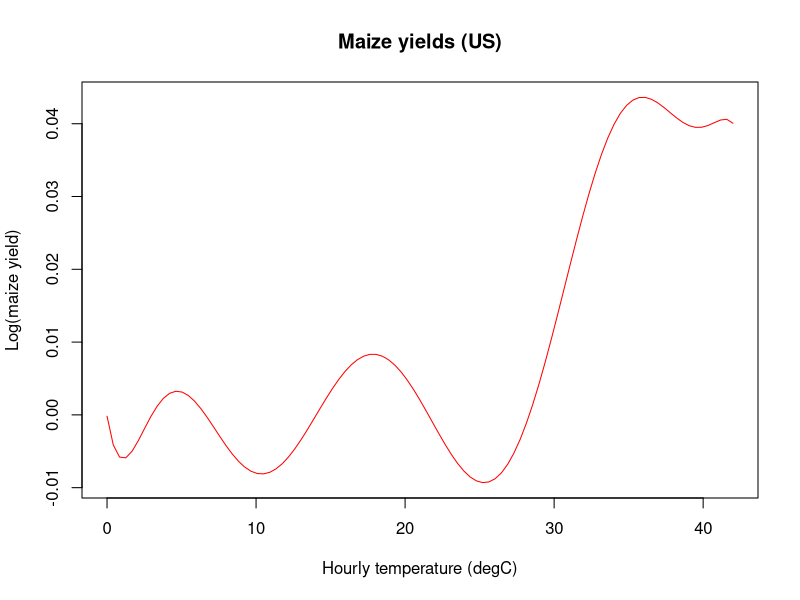

The R script that drew this image:

# References:   carleton_hsiang_climate_dose_response_2016.pdf, figure 3E.  This is derived from reference 21: W. Schlenker, M. J. Roberts, Nonlinear temperature effects indicate severe damages to U.S. crop yields under climate change. Proc. Natl. Acad. Sci. U.S.A. 106, 15594–15598 (2009). doi: 10.1073/pnas.0906865106; pmid: 19717432
#		https://www.r-bloggers.com/polynomial-regression-techniques/
#		https://stackoverflow.com/questions/29999900/poly-in-lm-difference-between-raw-vs-orthogonal

# Agricultural income in Brazil as function of rainfall (Carleton and Hsiang, 2016, figure 3f) 
# Rainfall is given in standard deviations; response is log(agricultural income).
thourlyC = seq(0,42,2)
log_yield = thourlyC
log_yield[1]=0
log_yield[2]=-0.005
log_yield[3]=0.005
log_yield[4]=0
log_yield[5]=-0.005
log_yield[6]=-0.0075
log_yield[7]=-0.005
log_yield[8]=0
log_yield[9]=0.005
log_yield[10]=0.0075
log_yield[11]=0.005
log_yield[12]=0
log_yield[13]=-0.005
log_yield[14]=-0.015
log_yield[15]=0
log_yield[16]=0.015
log_yield[17]=0.025
log_yield[18]=0.040
log_yield[19]=0.045
log_yield[20]=0.040
log_yield[21]=0.040
log_yield[22]=0.040

model <- lm(log_yield ~ poly(thourlyC,10,raw=TRUE))
summary(model)

# Coefficients are intercept and the cofficient of each power of t from 1 to 3.
# Could also use coef(summary(model))[1,1], [2,1], [3,1], and [4,1]
f4log_yield = function(t) {summary(model)$coefficients[1,1] + summary(model)$coefficients[2,1]*t + summary(model)$coefficients[3,1]*t^2 + summary(model)$coefficients[4,1]*t^3 + summary(model)$coefficients[5,1]*t^4 + summary(model)$coefficients[6,1]*t^5 + summary(model)$coefficients[7,1]*t^6 + summary(model)$coefficients[8,1]*t^7 + summary(model)$coefficients[9,1]*t^8 + summary(model)$coefficients[10,1]*t^9 + summary(model)$coefficients[11,1]*t^10 }

# Plot function and original points.
curve(f4log_yield, 0, 42, col="red", main="Maize yields (US)", xlab="Hourly temperature (degC)", ylab="Log(maize yield)")
#par(new=TRUE)
#points(thourlyC,log_yield, col="red")

